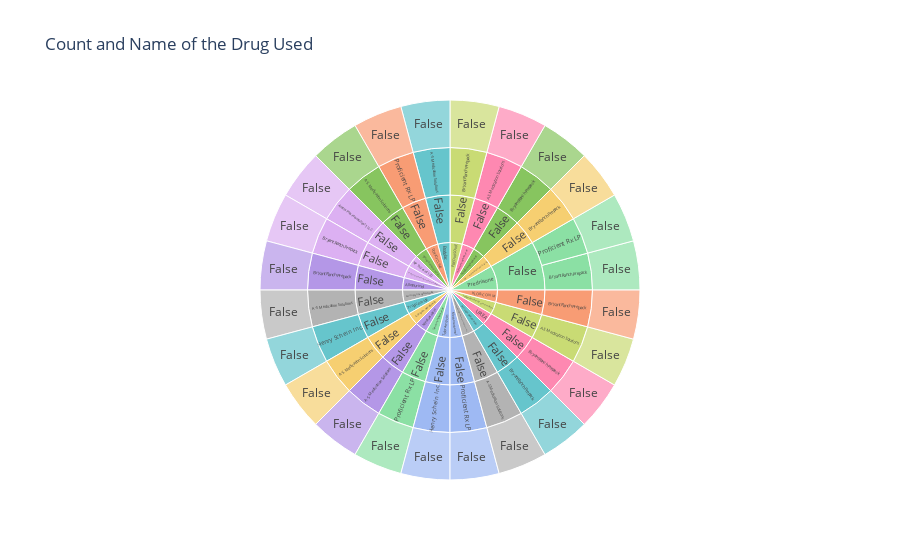

Source (notebook cell):
### Markdown cell above
### Sunburst Plot

### Code cell
print("Visualizing the number of drugs which comes under the manufacturer name and when the pregnant women and children can use the drug")


fig = px.sunburst(
    data_frame=df,
    path=["brand_name","pregnancy_or_breast_feeding","manufacturer_name","keep_out_of_reach_of_children"], #root,banches,leaves
    color="brand_name",
    color_discrete_sequence = px.colors.qualitative.Pastel,
    maxdepth = -1,
    title = "Count and Name of the Drug Used")
fig.show()

### Figure 1 — Plotly figure (JSON) as saved in the notebook; plotly's stock layout.template omitted (floating-point values rounded to 4 significant figures)
{"data": [{"branchvalues": "total", "customdata": [["Diltiazem Hydrochloride"], ["Lisinopril and Hydrochlorothiazide"], ["KLOR-CON M"], ["NP Thyroid 120"], ["Midodrine Hydrochloride"], ["Methocarbamol"], ["KLOR-CON M"], ["Diltiazem Hydrochloride"], ["NP Thyroid 120"], ["KLOR-CON M"], ["Midodrine Hydrochloride"], ["Naltrexone Hydrochloride"], ["Midodrine Hydrochloride"], ["PREDNISONE"], ["Prednisone"], ["Nitrofurantoin"], ["Diltiazem Hydrochloride"], ["IPRATROPIUM BROMIDE AND ALBUTEROL SULFATE"], ["IPRATROPIUM BROMIDE AND ALBUTEROL SULFATE"], ["Etodolac"], ["Citalopram Hydrobromide"], ["Etodolac"], ["DOXYCYCLINE"], ["Etodolac"], ["Naltrexone Hydrochloride"], ["HYDROCODONE BITARTRATE AND ACETAMINOPHEN"], ["Hydroxychloroquine Sulfate"], ["Tobramycin"], ["NP Thyroid 120"], ["Lisinopril and Hydrochlorothiazide"], ["HYDROCODONE BITARTRATE AND ACETAMINOPHEN"], ["Midodrine Hydrochloride"], ["UREA"], ["Prednisone"], ["Prednisone"], ["Isosorbide Mononitrate"], ["Isosorbide Mononitrate"], ["HYDROCODONE BITARTRATE AND ACETAMINOPHEN"], ["Etodolac"], ["UREA"], ["PREDNISONE"], ["PREDNISONE"], ["Prednisone"], ["Sertraline Hydrochloride"], ["Allopurinol"], ["Sertraline Hydrochloride"], ["Allopurinol"], ["Amitriptyline Hydrochloride"], ["Amitriptyline Hydrochloride"], ["Amitriptyline Hydrochloride"], ["DOXYCYCLINE"], ["DOXYCYCLINE"], ["Tropicamide"], ["Tobramycin"], ["Citalopram Hydrobromide"], ["Citalopram Hydrobromide"], ["Citalopram Hydrobromide"], ["Amitriptyline Hydrochloride"], ["PREDNISONE"], ["Lisinopril and Hydrochlorothiazide"], ["Naltrexone Hydrochloride"], ["Nitrofurantoin"], ["Sertraline Hydrochloride"], ["Tobramycin"], ["Prednisone"], ["Prednisone"], ["Sertraline Hydrochloride"], ["UREA"], ["Tobramycin"], ["Tropicamide"], ["Nitrofurantoin"], ["Allopurinol"], ["HYDROCODONE BITARTRATE AND ACETAMINOPHEN"], ["Methocarbamol"], ["Lisinopril and Hydrochlorothiazide"], ["IPRATROPIUM BROMIDE AND ALBUTEROL SULFATE"], ["Tropicamide"], ["Hydroxychloroquine Sulfate"], ["Hydroxychloroquine Sulfate"], ["Diltiazem Hydrochloride"], ["DOXYCYCLINE"], ["Hydroxychloroquine Sulfate"], ["Methocarbamol"], ["Tropicamide"], ["Methocarbamol"], ["UREA"], ["Isosorbide Mononitrate"], ["Naltrexone Hydrochloride"], ["IPRATROPIUM BROMIDE AND ALBUTEROL SULFATE"], ["NP Thyroid 120"], ["KLOR-CON M"], ["Nitrofurantoin"], ["Allopurinol"], ["Isosorbide Mononitrate"]], "domain": {"x": [0, 1], "y": [0, 1]}, "hovertemplate": "labels=%{label}<br>count=%{value}<br>parent=%{parent}<br>id=%{id}<br>brand_name=%{customdata[0]}<extra></extra>", "ids": ["Diltiazem Hydrochloride/False/Bryant Ranch Prepack", "Lisinopril and Hydrochlorothiazide", "KLOR-CON M/False", "NP Thyroid 120/False/Acella Pharmaceuticals, LLC/False", "Midodrine Hydrochloride", "Methocarbamol/False", "KLOR-CON M/False/Bryant Ranch Prepack", "Diltiazem Hydrochloride/False/Bryant Ranch Prepack/False", "NP Thyroid 120/False", "KLOR-CON M/False/Bryant Ranch Prepack/False", "Midodrine Hydrochloride/False/Bryant Ranch Prepack", "Naltrexone Hydrochloride", "Midodrine Hydrochloride/False/Bryant Ranch Prepack/False", "PREDNISONE", "Prednisone/False/Bryant Ranch Prepack", "Nitrofurantoin/False", "Diltiazem Hydrochloride/False", "IPRATROPIUM BROMIDE AND ALBUTEROL SULFATE/False/A-S Medication Solutions/False", "IPRATROPIUM BROMIDE AND ALBUTEROL SULFATE/False/A-S Medication Solutions", "Etodolac", "Citalopram Hydrobromide/False", "Etodolac/False/A-S Medication Solutions/False", "DOXYCYCLINE", "Etodolac/False/A-S Medication Solutions", "Naltrexone Hydrochloride/False/A-S Medication Solutions", "HYDROCODONE BITARTRATE AND ACETAMINOPHEN/False", "Hydroxychloroquine Sulfate", "Tobramycin/False/Henry Schein Inc./False", "NP Thyroid 120", "Lisinopril and Hydrochlorothiazide/False/Bryant Ranch Prepack", "HYDROCODONE BITARTRATE AND ACETAMINOPHEN/False/Bryant Ranch Prepack/False", "Midodrine Hydrochloride/False", "UREA/False", "Prednisone/False/Proficient Rx LP", "Prednisone/False/Proficient Rx LP/False", "Isosorbide Mononitrate/False/A-S Medication Solutions", "Isosorbide Mononitrate/False/A-S Medication Solutions/False", "HYDROCODONE BITARTRATE AND ACETAMINOPHEN", "Etodolac/False", "UREA/False/Bryant Ranch Prepack", "PREDNISONE/False/Bryant Ranch Prepack/False", "PREDNISONE/False", "Prednisone", "Sertraline Hydrochloride/False/Proficient Rx LP/False", "Allopurinol", "Sertraline Hydrochloride/False/Proficient Rx LP", "Allopurinol/False", "Amitriptyline Hydrochloride", "Amitriptyline Hydrochloride/False/A-S Medication Solutions/False", "Amitriptyline Hydrochloride/False/A-S Medication Solutions", "DOXYCYCLINE/False/Proficient Rx LP/False", "DOXYCYCLINE/False/Proficient Rx LP", "Tropicamide", "Tobramycin/False", "Citalopram Hydrobromide/False/A-S Medication Solutions/False", "Citalopram Hydrobromide", "Citalopram Hydrobromide/False/A-S Medication Solutions", "Amitriptyline Hydrochloride/False", "PREDNISONE/False/Bryant Ranch Prepack", "Lisinopril and Hydrochlorothiazide/False/Bryant Ranch Prepack/False", "Naltrexone Hydrochloride/False", "Nitrofurantoin", "Sertraline Hydrochloride", "Tobramycin/False/Henry Schein Inc.", "Prednisone/False", "Prednisone/False/Bryant Ranch Prepack/False", "Sertraline Hydrochloride/False", "UREA/False/Bryant Ranch Prepack/False", "Tobramycin", "Tropicamide/False/Henry Schein Inc.", "Nitrofurantoin/False/A-S Medication Solutions", "Allopurinol/False/Bryant Ranch Prepack/False", "HYDROCODONE BITARTRATE AND ACETAMINOPHEN/False/Bryant Ranch Prepack", "Methocarbamol", "Lisinopril and Hydrochlorothiazide/False", "IPRATROPIUM BROMIDE AND ALBUTEROL SULFATE", "Tropicamide/False/Henry Schein Inc./False", "Hydroxychloroquine Sulfate/False", "Hydroxychloroquine Sulfate/False/A-S Medication Solutions/False", "Diltiazem Hydrochloride", "DOXYCYCLINE/False", "Hydroxychloroquine Sulfate/False/A-S Medication Solutions", "Methocarbamol/False/Proficient Rx LP/False", "Tropicamide/False", "Methocarbamol/False/Proficient Rx LP", "UREA", "Isosorbide Mononitrate", "Naltrexone Hydrochloride/False/A-S Medication Solutions/False", "IPRATROPIUM BROMIDE AND ALBUTEROL SULFATE/False", "NP Thyroid 120/False/Acella Pharmaceuticals, LLC", "KLOR-CON M", "Nitrofurantoin/False/A-S Medication Solutions/False", "Allopurinol/False/Bryant Ranch Prepack", "Isosorbide Mononitrate/False"], "labels": ["Bryant Ranch Prepack", "Lisinopril and Hydrochlorothiazide", "False", "False", "Midodrine Hydrochloride", "False", "Bryant Ranch Prepack", "False", "False", "False", "Bryant Ranch Prepack", "Naltrexone Hydrochloride", "False", "PREDNISONE", "Bryant Ranch Prepack", "False", "False", "False", "A-S Medication Solutions", "Etodolac", "False", "False", "DOXYCYCLINE", "A-S Medication Solutions", "A-S Medication Solutions", "False", "Hydroxychloroquine Sulfate", "False", "NP Thyroid 120", "Bryant Ranch Prepack", "False", "False", "False", "Proficient Rx LP", "False", "A-S Medication Solutions", "False", "HYDROCODONE BITARTRATE AND ACETAMINOPHEN", "False", "Bryant Ranch Prepack", "False", "False", "Prednisone", "False", "Allopurinol", "Proficient Rx LP", "False", "Amitriptyline Hydrochloride", "False", "A-S Medication Solutions", "False", "Proficient Rx LP", "Tropicamide", "False", "False", "Citalopram Hydrobromide", "A-S Medication Solutions", "False", "Bryant Ranch Prepack", "False", "False", "Nitrofurantoin", "Sertraline Hydrochloride", "Henry Schein Inc.", "False", "False", "False", "False", "Tobramycin", "Henry Schein Inc.", "A-S Medication Solutions", "False", "Bryant Ranch Prepack", "Methocarbamol", "False", "IPRATROPIUM BROMIDE AND ALBUTEROL SULFATE", "False", "False", "False", "Diltiazem Hydrochloride", "False", "A-S Medication Solutions", "False", "False", "Proficient Rx LP", "UREA", "Isosorbide Mononitrate", "False", "False", "Acella Pharmaceuticals, LLC", "KLOR-CON M", "False", "Bryant Ranch Prepack", "False"], "marker": {"colors": ["rgb(102, 197, 204)", "rgb(246, 207, 113)", "rgb(248, 156, 116)", "rgb(220, 176, 242)", "rgb(135, 197, 95)", "rgb(158, 185, 243)", "rgb(248, 156, 116)", "rgb(102, 197, 204)", "rgb(220, 176, 242)", "rgb(248, 156, 116)", "rgb(135, 197, 95)", "rgb(254, 136, 177)", "rgb(135, 197, 95)", "rgb(201, 219, 116)", "rgb(139, 224, 164)", "rgb(180, 151, 231)", "rgb(102, 197, 204)", "rgb(179, 179, 179)", "rgb(179, 179, 179)", "rgb(102, 197, 204)", "rgb(246, 207, 113)", "rgb(102, 197, 204)", "rgb(248, 156, 116)", "rgb(102, 197, 204)", "rgb(254, 136, 177)", "rgb(220, 176, 242)", "rgb(135, 197, 95)", "rgb(158, 185, 243)", "rgb(220, 176, 242)", "rgb(246, 207, 113)", "rgb(220, 176, 242)", "rgb(135, 197, 95)", "rgb(254, 136, 177)", "rgb(139, 224, 164)", "rgb(139, 224, 164)", "rgb(201, 219, 116)", "rgb(201, 219, 116)", "rgb(220, 176, 242)", "rgb(102, 197, 204)", "rgb(254, 136, 177)", "rgb(201, 219, 116)", "rgb(201, 219, 116)", "rgb(139, 224, 164)", "rgb(139, 224, 164)", "rgb(180, 151, 231)", "rgb(139, 224, 164)", "rgb(180, 151, 231)", "rgb(179, 179, 179)", "rgb(179, 179, 179)", "rgb(179, 179, 179)", "rgb(248, 156, 116)", "rgb(248, 156, 116)", "rgb(102, 197, 204)", "rgb(158, 185, 243)", "rgb(246, 207, 113)", "rgb(246, 207, 113)", "rgb(246, 207, 113)", "rgb(179, 179, 179)", "rgb(201, 219, 116)", "rgb(246, 207, 113)", "rgb(254, 136, 177)", "rgb(180, 151, 231)", "rgb(139, 224, 164)", "rgb(158, 185, 243)", "rgb(139, 224, 164)", "rgb(139, 224, 164)", "rgb(139, 224, 164)", "rgb(254, 136, 177)", "rgb(158, 185, 243)", "rgb(102, 197, 204)", "rgb(180, 151, 231)", "rgb(180, 151, 231)", "rgb(220, 176, 242)", "rgb(158, 185, 243)", "rgb(246, 207, 113)", "rgb(179, 179, 179)", "rgb(102, 197, 204)", "rgb(135, 197, 95)", "rgb(135, 197, 95)", "rgb(102, 197, 204)", "rgb(248, 156, 116)", "rgb(135, 197, 95)", "rgb(158, 185, 243)", "rgb(102, 197, 204)", "rgb(158, 185, 243)", "rgb(254, 136, 177)", "rgb(201, 219, 116)", "rgb(254, 136, 177)", "rgb(179, 179, 179)", "rgb(220, 176, 242)", "rgb(248, 156, 116)", "rgb(180, 151, 231)", "rgb(180, 151, 231)", "rgb(201, 219, 116)"]}, "maxdepth": -1, "name": "", "parents": ["Diltiazem Hydrochloride/False", "", "KLOR-CON M", "NP Thyroid 120/False/Acella Pharmaceuticals, LLC", "", "Methocarbamol", "KLOR-CON M/False", "Diltiazem Hydrochloride/False/Bryant Ranch Prepack", "NP Thyroid 120", "KLOR-CON M/False/Bryant Ranch Prepack", "Midodrine Hydrochloride/False", "", "Midodrine Hydrochloride/False/Bryant Ranch Prepack", "", "Prednisone/False", "Nitrofurantoin", "Diltiazem Hydrochloride", "IPRATROPIUM BROMIDE AND ALBUTEROL SULFATE/False/A-S Medication Solutions", "IPRATROPIUM BROMIDE AND ALBUTEROL SULFATE/False", "", "Citalopram Hydrobromide", "Etodolac/False/A-S Medication Solutions", "", "Etodolac/False", "Naltrexone Hydrochloride/False", "HYDROCODONE BITARTRATE AND ACETAMINOPHEN", "", "Tobramycin/False/Henry Schein Inc.", "", "Lisinopril and Hydrochlorothiazide/False", "HYDROCODONE BITARTRATE AND ACETAMINOPHEN/False/Bryant Ranch Prepack", "Midodrine Hydrochloride", "UREA", "Prednisone/False", "Prednisone/False/Proficient Rx LP", "Isosorbide Mononitrate/False", "Isosorbide Mononitrate/False/A-S Medication Solutions", "", "Etodolac", "UREA/False", "PREDNISONE/False/Bryant Ranch Prepack", "PREDNISONE", "", "Sertraline Hydrochloride/False/Proficient Rx LP", "", "Sertraline Hydrochloride/False", "Allopurinol", "", "Amitriptyline Hydrochloride/False/A-S Medication Solutions", "Amitriptyline Hydrochloride/False", "DOXYCYCLINE/False/Proficient Rx LP", "DOXYCYCLINE/False", "", "Tobramycin", "Citalopram Hydrobromide/False/A-S Medication Solutions", "", "Citalopram Hydrobromide/False", "Amitriptyline Hydrochloride", "PREDNISONE/False", "Lisinopril and Hydrochlorothiazide/False/Bryant Ranch Prepack", "Naltrexone Hydrochloride", "", "", "Tobramycin/False", "Prednisone", "Prednisone/False/Bryant Ranch Prepack", "Sertraline Hydrochloride", "UREA/False/Bryant Ranch Prepack", "", "Tropicamide/False", "Nitrofurantoin/False", "Allopurinol/False/Bryant Ranch Prepack", "HYDROCODONE BITARTRATE AND ACETAMINOPHEN/False", "", "Lisinopril and Hydrochlorothiazide", "", "Tropicamide/False/Henry Schein Inc.", "Hydroxychloroquine Sulfate", "Hydroxychloroquine Sulfate/False/A-S Medication Solutions", "", "DOXYCYCLINE", "Hydroxychloroquine Sulfate/False", "Methocarbamol/False/Proficient Rx LP", "Tropicamide", "Methocarbamol/False", "", "", "Naltrexone Hydrochloride/False/A-S Medication Solutions", "IPRATROPIUM BROMIDE AND ALBUTEROL SULFATE", "NP Thyroid 120/False", "", "Nitrofurantoin/False/A-S Medication Solutions", "Allopurinol/False", "Isosorbide Mononitrate"], "type": "sunburst", "values": [13, 13, 13, 13, 13, 13, 13, 13, 13, 13, 13, 13, 13, 13, 13, 13, 13, 13, 13, 13, 13, 13, 13, 13, 13, 13, 13, 13, 13, 13, 13, 13, 13, 13, 13, 13, 13, 13, 13, 13, 13, 13, 26, 13, 13, 13, 13, 13, 13, 13, 13, 13, 13, 13, 13, 13, 13, 13, 13, 13, 13, 13, 13, 13, 26, 13, 13, 13, 13, 13, 13, 13, 13, 13, 13, 13, 13, 13, 13, 13, 13, 13, 13, 13, 13, 13, 13, 13, 13, 13, 13, 13, 13, 13]}], "layout": {"legend": {"tracegroupgap": 0}, "sunburstcolorway": ["rgb(102, 197, 204)", "rgb(246, 207, 113)", "rgb(248, 156, 116)", "rgb(220, 176, 242)", "rgb(135, 197, 95)", "rgb(158, 185, 243)", "rgb(254, 136, 177)", "rgb(201, 219, 116)", "rgb(139, 224, 164)", "rgb(180, 151, 231)", "rgb(179, 179, 179)"], "title": {"text": "Count and Name of the Drug Used"}}}
